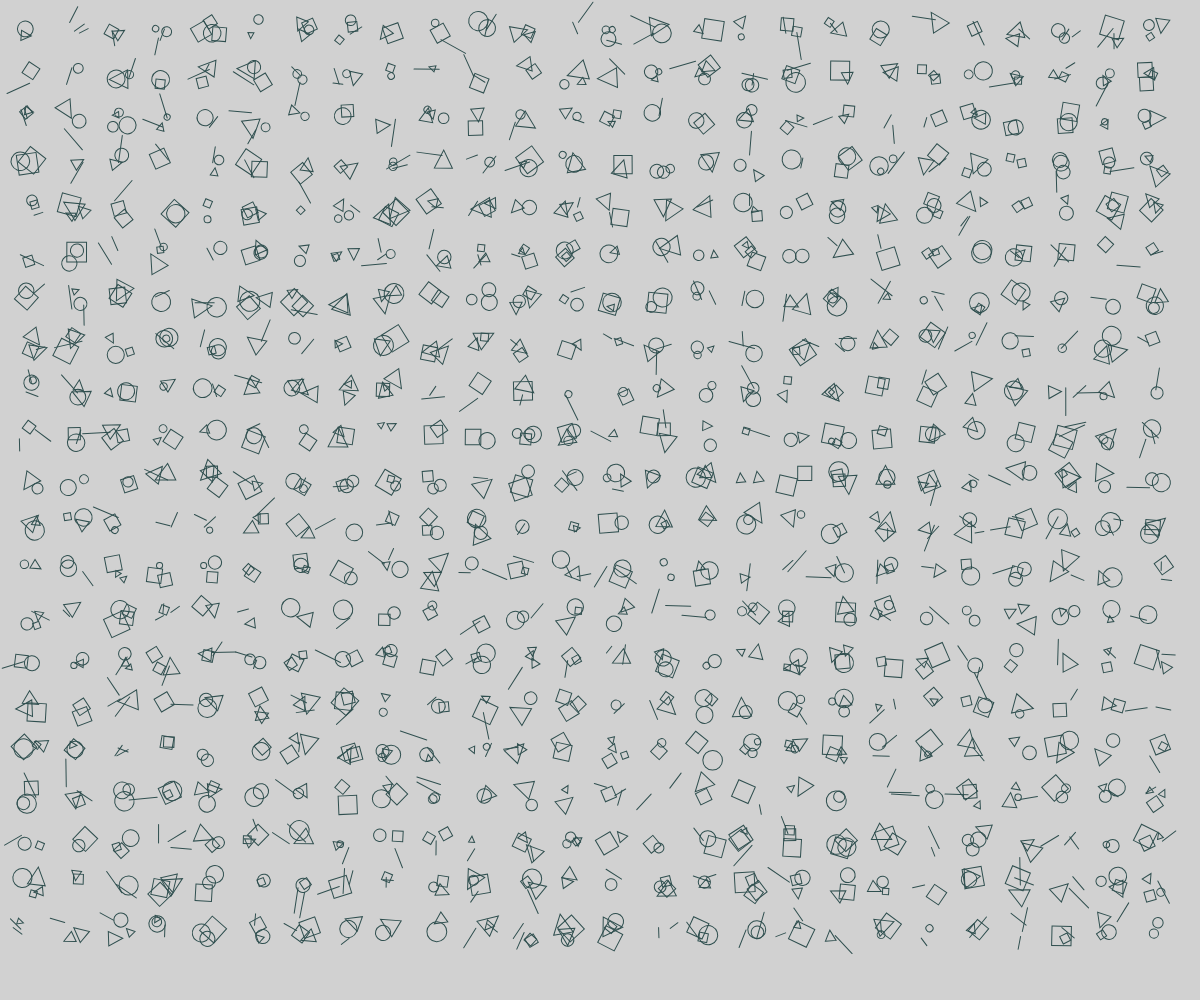
Frame 1 (no input)
Frame 60 (no input): identical to frame 1, image omitted
Frame 120 (the mouse pressed at the canvas centre since frame 60): identical to frame 1, image omitted

The p5.js sketch that drew this single still picture (run headless with seeded random() and noise() and a simulated clock; from frame 60 on, the mouse is pressed at the canvas centre):

// p5.js sketch
// ── sketch.js
function setup() {
  createCanvas(windowWidth, windowHeight);
  background("#d1d1d1");

  let outerPadding = 30;
  angleMode(DEGREES);
  strokeWeight(1);
  noFill();

  let totalWidth = width - outerPadding * 2;
  let totalHeight = height - outerPadding * 2;

  let side = 20;
  let padding = 25;
  let glyphSize = side + padding;

  let totalRows = totalHeight / glyphSize;
  let totalCols = totalWidth / glyphSize;

  for (let row = 0; row < totalRows; row++) {
    for (let col = 0; col < totalCols; col++) {
      let y = outerPadding + row * glyphSize;
      let x = outerPadding + col * glyphSize;
      stroke("darkslategray");

      push();
      translate(x, y);
      rotate(random(-15, 15));
      drawGeometricGlyph(side);
      pop();
    }
  }
}

function draw() {
  // Lasciato vuoto poiché il disegno è statico.
}

function drawGeometricGlyph(size) {
  let shapeCount = int(random(2, 5));

  for (let i = 0; i < shapeCount; i++) {
    let shapeType = int(random(0, 4));
    let x = random(-size / 2, size / 2);
    let y = random(-size / 2, size / 2);
    let shapeSize = random(size * 0.3, size);

    push();
    translate(x, y);
    rotate(random(0, 360));

    if (shapeType === 0) {
      // Disegna un cerchio
      ellipse(0, 0, shapeSize);
    } else if (shapeType === 1) {
      // Disegna un quadrato
      rectMode(CENTER);
      rect(0, 0, shapeSize, shapeSize);
    } else if (shapeType === 2) {
      // Disegna un triangolo
      triangle(
        -shapeSize / 2, shapeSize / 2,
        shapeSize / 2, shapeSize / 2,
        0, -shapeSize / 2
      );
    } else if (shapeType === 3) {
      // Disegna una linea
      line(0, 0, shapeSize, shapeSize);
    }
    pop();
  }
}
